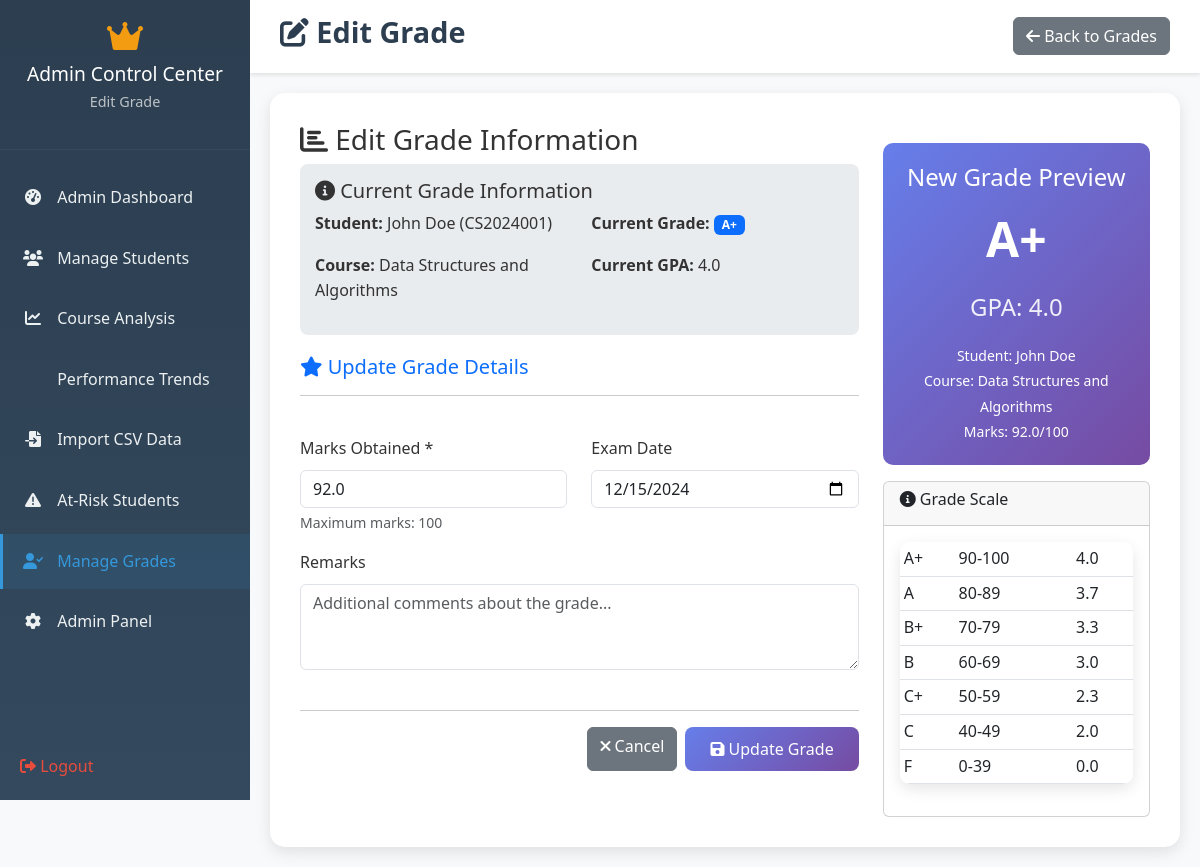
The app's page /edit-grade/1/ (signed in) with its own data.
### sms/models.py (models this page shows, shortened)
class Grade(models.Model):
    GRADE_CHOICES = (
        ('A+', 'A+ (90-100)'),
        ('A', 'A (80-89)'),
        ('B+', 'B+ (70-79)'),
        ('B', 'B (60-69)'),
        ('C+', 'C+ (50-59)'),
        ('C', 'C (40-49)'),
        ('F', 'F (0-39)'),
    )
    student = models.ForeignKey(Student, on_delete=models.CASCADE, related_name='grades')
    course = models.ForeignKey(Course, on_delete=models.CASCADE, related_name='grades')
    marks_obtained = models.FloatField(validators=[MinValueValidator(0)])
    grade = models.CharField(max_length=2, choices=GRADE_CHOICES, blank=True)
    gpa = models.FloatField(blank=True, null=True, validators=[MinValueValidator(0), MaxValueValidator(4)])
    remarks = models.TextField(blank=True, null=True)
    exam_date = models.DateField(blank=True, null=True)
    created_at = models.DateTimeField(auto_now_add=True)
    updated_at = models.DateTimeField(auto_now=True)
    class Meta:
        unique_together = ['student', 'course']
        ordering = ['-created_at']

class Student(models.Model):
    YEAR_CHOICES = (
        ('1', 'First Year'),
        ('2', 'Second Year'),
        ('3', 'Third Year'),
        ('4', 'Fourth Year'),
    )
    user = models.OneToOneField(User, on_delete=models.CASCADE, related_name='student_profile')
    student_id = models.CharField(max_length=20, unique=True)
    department = models.ForeignKey(Department, on_delete=models.CASCADE, related_name='students')
    year = models.CharField(max_length=1, choices=YEAR_CHOICES, default='1')
    enrollment_date = models.DateField()
    date_of_birth = models.DateField(blank=True, null=True)
    parent_name = models.CharField(max_length=100, blank=True, null=True)
    parent_phone = models.CharField(max_length=15, blank=True, null=True)
    emergency_contact = models.CharField(max_length=15, blank=True, null=True)
    is_active = models.BooleanField(default=True)
    created_at = models.DateTimeField(auto_now_add=True)
    updated_at = models.DateTimeField(auto_now=True)
    class Meta:
        ordering = ['student_id']

class User(AbstractUser):
    USER_TYPE_CHOICES = (
        ('admin', 'Admin'),
        ('student', 'Student'),
    )
    user_type = models.CharField(max_length=10, choices=USER_TYPE_CHOICES, default='student')
    phone = models.CharField(max_length=15, blank=True, null=True)
    address = models.TextField(blank=True, null=True)
    profile_picture = models.ImageField(upload_to='profile_pics/', blank=True, null=True)
    created_at = models.DateTimeField(auto_now_add=True)
    updated_at = models.DateTimeField(auto_now=True)

class Course(models.Model):
    SEMESTER_CHOICES = (
        ('1', 'Semester 1'),
        ('2', 'Semester 2'),
    )
    subject = models.ForeignKey(Subject, on_delete=models.CASCADE, related_name='courses')
    year = models.CharField(max_length=1, choices=Student.YEAR_CHOICES)
    semester = models.CharField(max_length=1, choices=SEMESTER_CHOICES)
    academic_year = models.CharField(max_length=9, help_text="e.g., 2023-2024")
    instructor = models.CharField(max_length=100, blank=True, null=True)
    max_marks = models.IntegerField(default=100, validators=[MinValueValidator(1)])
    created_at = models.DateTimeField(auto_now_add=True)
    updated_at = models.DateTimeField(auto_now=True)
    class Meta:
        unique_together = ['subject', 'year', 'semester', 'academic_year']
        ordering = ['year', 'semester', 'subject__name']

class Subject(models.Model):
    name = models.CharField(max_length=100)
    code = models.CharField(max_length=10, unique=True)
    credits = models.IntegerField(default=3, validators=[MinValueValidator(1), MaxValueValidator(6)])
    department = models.ForeignKey(Department, on_delete=models.CASCADE, related_name='subjects')
    description = models.TextField(blank=True, null=True)
    created_at = models.DateTimeField(auto_now_add=True)
    updated_at = models.DateTimeField(auto_now=True)
    class Meta:
        ordering = ['name']

### sms/views.py (the view, shortened to what this page needs)
# urls.py: path('edit-grade/<int:grade_id>/', views.edit_grade, name='edit_grade'),
@login_required
def edit_grade(request, grade_id):
    if request.user.user_type != 'admin':
        messages.error(request, 'Access denied. Admin privileges required.')
        return redirect('sms:login')
    grade = get_object_or_404(Grade, id=grade_id)
    students = Student.objects.select_related('user', 'department').filter(is_active=True)
    courses = Course.objects.select_related('subject', 'subject__department').all()
    context = {
        'grade': grade,
        'students': students,
        'courses': courses,
    }
    return render(request, 'sms/edit_grade.html', context)

### templates/sms/edit_grade.html (shortened to what this page needs)
{% extends 'base.html' %}
{% load static %}
{% block content %}
<div class="admin-sidebar">
    <div class="sidebar-header">
        <i class="fas fa-crown" style="color: #f39c12; font-size: 2rem; margin-bottom: 10px;"></i>
        <h3>Admin Control Center</h3>
        <p>Edit Grade</p>
    </div>
    <ul class="sidebar-menu">
        <li><a href="{% url 'sms:admin_dashboard' %}">
            <i class="fas fa-tachometer-alt"></i> Admin Dashboard
        </a></li>
        <li><a href="{% url 'sms:manage_students' %}">
            <i class="fas fa-users"></i> Manage Students
        </a></li>
        <li><a href="#">
            <i class="fas fa-chart-line"></i> Course Analysis
        </a></li>
        <li><a href="#">
             Performance Trends
        </a></li>
        <li><a href="#">
            <i class="fas fa-file-import"></i> Import CSV Data
        </a></li>
        <li><a href="#">
            <i class="fas fa-exclamation-triangle"></i> At-Risk Students
        </a></li>
        <li><a href="{% url 'sms:manage_grades' %}" class="active">
            <i class="fas fa-user-check"></i> Manage Grades
        </a></li>
        <li><a href="#">
            <i class="fas fa-cog"></i> Admin Panel
        </a></li>
    </ul>
    <div style="position: absolute; bottom: 20px; left: 20px; right: 20px;">
        <a href="{% url 'sms:logout' %}" style="color: #e74c3c; text-decoration: none;">
            <i class="fas fa-sign-out-alt"></i> Logout
        </a>
    </div>
</div>
<div class="main-content">
    <div class="top-navbar">
        <h1><i class="fas fa-edit"></i> Edit Grade</h1>
        <div class="user-info">
            <a href="{% url 'sms:manage_grades' %}" class="btn btn-secondary">
                <i class="fas fa-arrow-left"></i> Back to Grades
            </a>
        </div>
    </div>
    <div class="form-container">
        <div class="row">
            <div class="col-md-8">
                <h3><i class="fas fa-chart-bar"></i> Edit Grade Information</h3>
                <div class="current-grade">
                    <h5><i class="fas fa-info-circle"></i> Current Grade Information</h5>
                    <div class="row">
                        <div class="col-md-6">
                            <p><strong>Student:</strong> {{ grade.student.user.get_full_name }} ({{ grade.student.student_id }})</p>
                            <p><strong>Course:</strong> {{ grade.course.subject.name }}</p>
                        </div>
                        <div class="col-md-6">
                            <p><strong>Current Grade:</strong> <span class="badge bg-primary">{{ grade.grade }}</span></p>
                            <p><strong>Current GPA:</strong> {{ grade.gpa }}</p>
                        </div>
                    </div>
                </div>
                <form method="post" id="editGradeForm">
                    <div class="row mb-4">
                        <div class="col-12">
                            <h5 class="text-primary"><i class="fas fa-star"></i> Update Grade Details</h5>
                            <hr>
                        </div>
                    </div>
                    <div class="row mb-3">
                        <div class="col-md-6">
                            <label for="marks_obtained" class="form-label">Marks Obtained *</label>
                            <input type="number" class="form-control" id="marks_obtained" name="marks_obtained"
                                   min="0" max="{{ grade.course.max_marks }}" step="0.5"
                                   value="{{ grade.marks_obtained }}" required>
                            <div class="form-text">Maximum marks: {{ grade.course.max_marks }}</div>
                        </div>
                        <div class="col-md-6">
                            <label for="exam_date" class="form-label">Exam Date</label>
                            <input type="date" class="form-control" id="exam_date" name="exam_date"
                                   value="{{ grade.exam_date|date:'Y-m-d' }}">
                        </div>
                    </div>
                    <div class="row mb-3">
                        <div class="col-12">
                            <label for="remarks" class="form-label">Remarks</label>
                            <textarea class="form-control" id="remarks" name="remarks" rows="3"
                                      placeholder="Additional comments about the grade...">{{ grade.remarks|default:'' }}</textarea>
                        </div>
                    </div>
                    <div class="row mt-4">
                        <div class="col-12">
                            <hr>
                            <div class="d-flex justify-content-end gap-2">
                                <a href="{% url 'sms:manage_grades' %}" class="btn btn-secondary">
                                    <i class="fas fa-times"></i> Cancel
                                </a>
                                <button type="submit" class="btn btn-primary">
                                    <i class="fas fa-save"></i> Update Grade
                                </button>
                            </div>
                        </div>
                    </div>
                </form>
            </div>
            <div class="col-md-4">
                <div class="grade-preview">
                    <h4>New Grade Preview</h4>
                    <div class="grade-display" id="gradeDisplay">{{ grade.grade }}</div>
                    <div class="gpa-display">GPA: <span id="gpaDisplay">{{ grade.gpa }}</span></div>
                    <div class="mt-3">
                        <small>Student: {{ grade.student.user.get_full_name }}</small><br>
                        <small>Course: {{ grade.course.subject.name }}</small><br>
                        <small>Marks: <span id="previewMarks">{{ grade.marks_obtained }}/{{ grade.course.max_marks }}</span></small>
                    </div>
                </div>
                <div class="card mt-3">
                    <div class="card-header">
                        <h6><i class="fas fa-info-circle"></i> Grade Scale</h6>
                    </div>
                    <div class="card-body">
                        <table class="table table-sm">
                            <tr><td>A+</td><td>90-100</td><td>4.0</td></tr>
                            <tr><td>A</td><td>80-89</td><td>3.7</td></tr>
                            <tr><td>B+</td><td>70-79</td><td>3.3</td></tr>
                            <tr><td>B</td><td>60-69</td><td>3.0</td></tr>
                            <tr><td>C+</td><td>50-59</td><td>2.3</td></tr>
                            <tr><td>C</td><td>40-49</td><td>2.0</td></tr>
                            <tr><td>F</td><td>0-39</td><td>0.0</td></tr>
                        </table>
                    </div>
                </div>
            </div>
        </div>
    </div>
</div>
{% endblock %}

### static/css/style.css (style rules this page uses)
* { margin: 0; padding: 0; box-sizing: border-box; }
body { font-family: 'Segoe UI', Tahoma, Geneva, Verdana, sans-serif; line-height: 1.6; color: #333; }
.admin-sidebar { background: linear-gradient(180deg, #2c3e50 0%, #34495e 100%); min-height: 100vh; position: fixed; left: 0; top: 0; width: 250px; z-index: 1000; transition: all 0.3s ease; }
.admin-sidebar .sidebar-header { padding: 20px; text-align: center; border-bottom: 1px solid #34495e; }
.admin-sidebar .sidebar-header h3 { color: white; font-size: 1.2rem; margin-bottom: 5px; }
.admin-sidebar .sidebar-header p { color: #bdc3c7; font-size: 0.9rem; }
.admin-sidebar .sidebar-menu { list-style: none; padding: 20px 0; }
.admin-sidebar .sidebar-menu li { margin-bottom: 5px; }
.admin-sidebar .sidebar-menu a { display: block; padding: 15px 20px; color: #ecf0f1; text-decoration: none; transition: all 0.3s ease; border-left: 3px solid transparent; }
.admin-sidebar .sidebar-menu a:hover, .admin-sidebar .sidebar-menu a.active { background: rgba(52, 152, 219, 0.1); border-left-color: #3498db; color: #3498db; }
.admin-sidebar .sidebar-menu i { margin-right: 10px; width: 20px; text-align: center; }
.main-content { margin-left: 250px; min-height: 100vh; background: #f8f9fa; }
.top-navbar { background: white; padding: 15px 30px; box-shadow: 0 2px 4px rgba(0,0,0,0.1); display: flex; justify-content: space-between; align-items: center; }
.top-navbar h1 { color: #2c3e50; font-size: 1.8rem; font-weight: 600; }
.user-info { display: flex; align-items: center; gap: 15px; }
.form-container { background: white; border-radius: 15px; padding: 30px; margin: 20px; box-shadow: 0 5px 15px rgba(0,0,0,0.1); }
.btn-primary { background: linear-gradient(135deg, #667eea 0%, #764ba2 100%); border: none; border-radius: 8px; padding: 10px 25px; font-weight: 500; transition: all 0.3s ease; }
.table { border-radius: 10px; overflow: hidden; box-shadow: 0 5px 15px rgba(0,0,0,0.1); }

### templates/sms/edit_grade.html (style rules this page uses)
body { background: #f8f9fa; margin: 0; font-family: 'Segoe UI', Tahoma, Geneva, Verdana, sans-serif; }
.grade-preview { background: linear-gradient(135deg, #667eea 0%, #764ba2 100%); color: white; padding: 20px; border-radius: 10px; margin-top: 20px; text-align: center; }
.grade-preview h4 { margin-bottom: 10px; }
.grade-display { font-size: 3rem; font-weight: bold; margin: 10px 0; }
.gpa-display { font-size: 1.5rem; opacity: 0.9; }
.current-grade { background: #e9ecef; padding: 15px; border-radius: 8px; margin-bottom: 20px; }

### records on screen
Grade: student.user.get_full_name "John Doe", student.student_id "CS2024001", course.subject.name "Data Structures and Algorithms", grade "A+", gpa "4.0", marks_obtained "92.0", course.max_marks "100", exam_date "12/15/2024"
